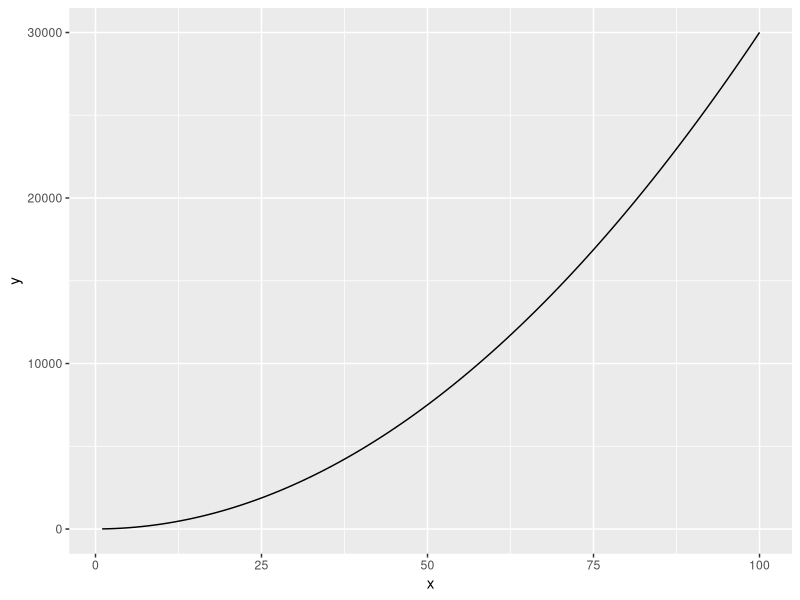
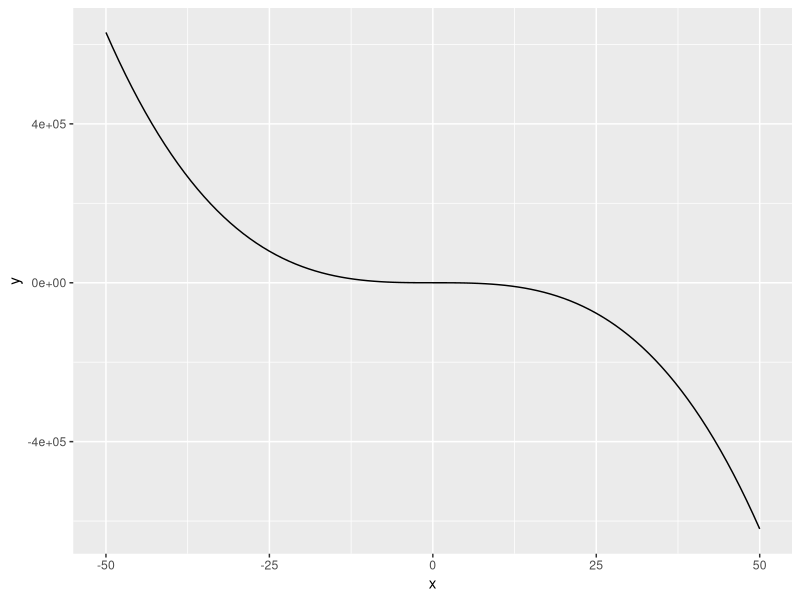
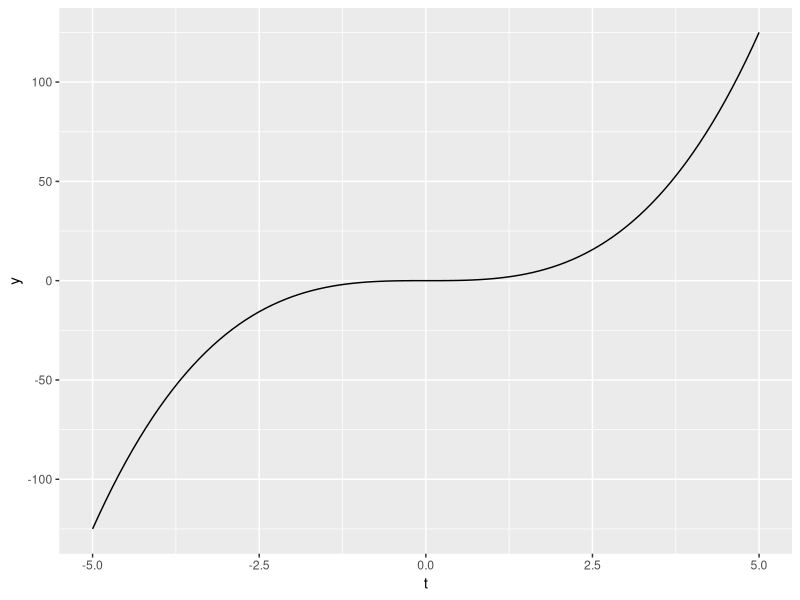
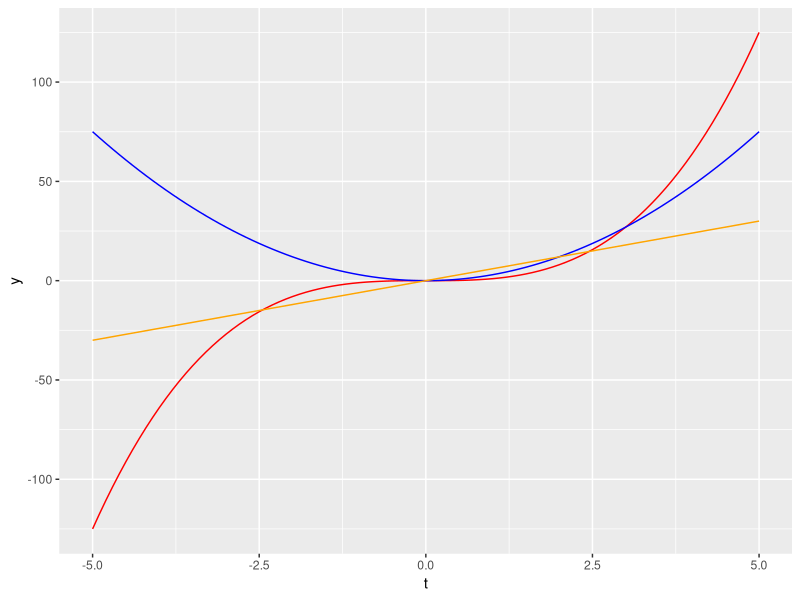
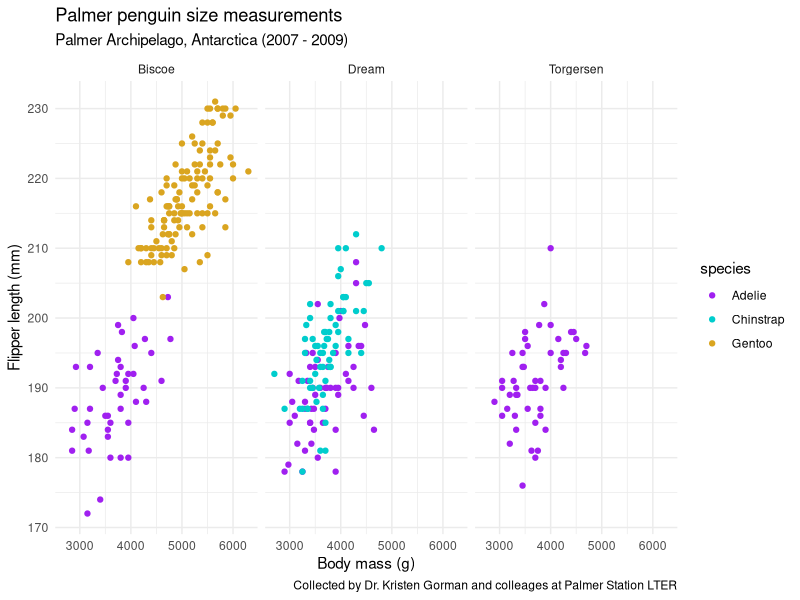

R code for these plots, in order:
## ---- chunk 1
knitr::opts_chunk$set(echo = TRUE, warning = FALSE, message = FALSE)
## ---- chunk 2
library(tidyverse)
library(palmerpenguins)
## ---- chunk 3
library(tidyverse)
## ---- chunk 4
eq = function(x){3*x^2 + 4} # Define function

# Plot it over a specific range using the `stat_function` option: 
ggplot(data.frame(x = c(1, 100)), aes(x = x)) + 
  stat_function(fun = eq)
## ---- chunk 5
eq_2 = function(x){2.4 - 5*x^3 + 2.1*x^2} # Define function

# Plot it over a specific range using the `stat_function` option: 
ggplot(data.frame(x = c(-50,50)), aes(x = x)) + 
  stat_function(fun = eq_2)
## ---- chunk 6
gt <- expression(2.2 + 3.1 * t - 5.6 * t ^ 4 + 4.3 / (t ^ 3))

# Find the first derivative
dg_dt <- D(gt, 't')
dg_dt

# Find the second derivative
d2g_dt2 <- D(dg_dt, 't')
d2g_dt2 
## ---- chunk 7
# Store the function C(t)
ct <- function(t) {t ^ 3}

# Plot it:
ggplot(data.frame(t=c(-5, 5)), aes(x=t)) + 
  stat_function(fun=ct)

# Find the derivative:
dc_dt <- D(expression(t^3), 't')
dc_dt

# Store the derivative as a function:
dc_dt_fun <- function(t) {3 * t ^2}

# For fun, the second derivative: 
d2c_dt2 <- function(t) {6 * t}

# Then plot them together! 
ggplot(data.frame(t = c(-5, 5)), aes(x = t)) + 
  stat_function(fun = ct, color = "red") +
  stat_function(fun = dc_dt_fun, color = "blue") +
  stat_function(fun = d2c_dt2, color = "orange")
  
## ---- chunk 8
f_xyz <- expression(2*x*y - 3*(x^2)*(z^3))

# Partial with respect to x: 
df_dx <- D(f_xyz, 'x')
df_dx

# Partial with respect to y: 
df_dy <- D(f_xyz, 'y')
df_dy

# Partial with respect to z: 
df_dz <- D(f_xyz, 'z')
df_dz
## ---- chunk 9
# First, create the expression: 
pq <- expression(2 * cos(3 * q + 0.4) - 5.6 * exp(1.4 * q))

# Find the first derivative with respect to q:
dp_dq <- D(pq, 'q')

# Return the first derivative:
dp_dq

# Define value of q
q <- 0.8

# Evaluate dp_dq at that value: 
eval(dp_dq)
## ---- chunk 10
ggplot(data = penguins, aes(x = flipper_length_mm, y = body_mass_g)) +
         geom_point(aes(color = species)) +
  scale_color_manual(values = c("purple","cyan3","goldenrod")) +
  labs(x = "Flipper length (mm)",
       y = "Body mass (g)",
       title = "Palmer penguin size measurements",
       subtitle = "Palmer Archipelago, Antarctica (2007 - 2009)",
       caption = "Collected by Dr. Kristen Gorman and colleages at Palmer Station LTER") +
  coord_flip() +
  facet_wrap(~island) +
  theme_minimal()
  

